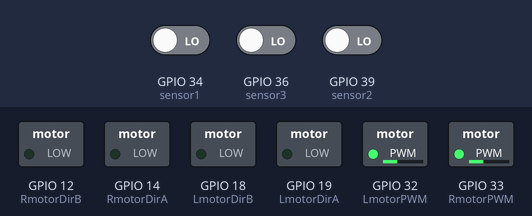
Simulated run of this sketch. Board: ESP32. On the bench: switched loads named in the sketch (green lamp = pin HIGH). The inputs (shaded band) are chosen by the test bench; at power-on: GPIO 36 (sensor3) LOW, GPIO 39 (sensor2) LOW, GPIO 34 (sensor1) LOW.

Above: at 1.2 s.
1.3 s: GPIO 36 (sensor3) driven HIGH
At 2.1 s:
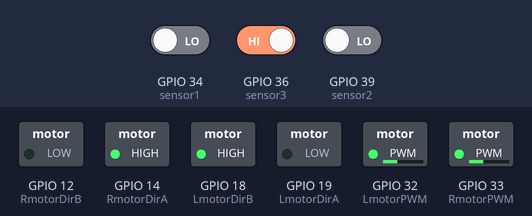
2.8 s: GPIO 39 (sensor2) driven HIGH
At 3.3 s:
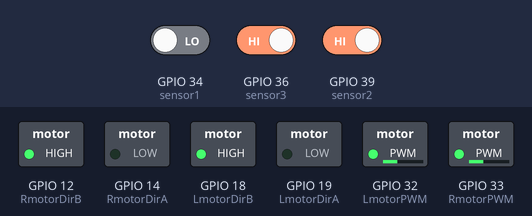
4.3 s: GPIO 39 (sensor2) driven LOW
At 5.5 s:
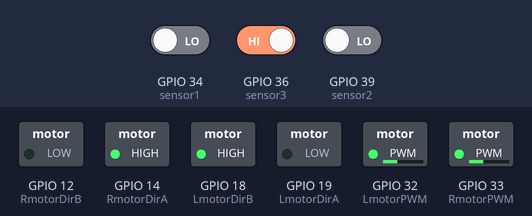
5.8 s: GPIO 34 (sensor1) driven HIGH
At 6.8 s:
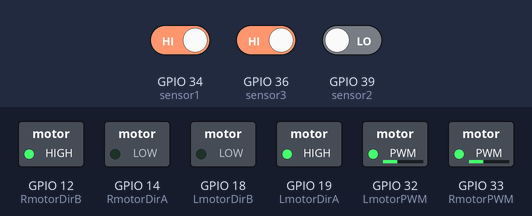
Timing chart, 0 to 8.3 s (numbered marks = the images above; inputs shaded):
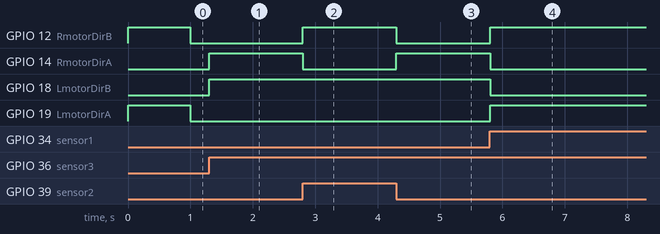

The sketch:

3D_printed_line_following_robot.ino
```cpp
const int sensor1 = 34; //P34
const int sensor2 = 39; //SVN
const int sensor3 = 36; //SVP

const int LmotorPWM = 32; //P32
const int RmotorPWM = 33; //P33

const int LmotorDirA = 19; // P19
const int LmotorDirB = 18; // P18
const int RmotorDirA = 14; // P14
const int RmotorDirB = 12; // P12

void setup() {
  Serial.begin(115200);   // Debugging

  pinMode(sensor1, INPUT);
  pinMode(sensor2, INPUT);
  pinMode(sensor3, INPUT);

  pinMode(LmotorDirA, OUTPUT);
  pinMode(LmotorDirB, OUTPUT);
  pinMode(RmotorDirA, OUTPUT);
  pinMode(RmotorDirB, OUTPUT);
  pinMode(LmotorPWM, OUTPUT);
  pinMode(RmotorPWM, OUTPUT);

  digitalWrite(LmotorDirA, LOW);
  digitalWrite(LmotorDirB, LOW);
  digitalWrite(RmotorDirA, LOW);
  digitalWrite(RmotorDirB, LOW);

  digitalWrite(LmotorPWM, LOW);
  digitalWrite(RmotorPWM, LOW);

  setSpeed(90);
}

int lastDirection = 0;
unsigned long searchStart = 0;
bool isSearching = false;

void loop() {
  //Line following logic
  bool sensor1Stat = digitalRead(sensor1);
  bool sensor2Stat = digitalRead(sensor2);
  bool sensor3Stat = digitalRead(sensor3);

  if (sensor2Stat) {
    forwards();
    lastDirection = 0;
    isSearching = false;
  } else if (sensor1Stat) {
    turnLeft();
    lastDirection = -1;
    isSearching = false;
  } else if (sensor3Stat) {
    turnRight();
    lastDirection = 1;
    isSearching = false;
  } else {  //Search for line for 1s if no sensors are detecting
    if (!isSearching) {
      searchStart = millis();
      isSearching = true;
      search();
    }

    if (millis() - searchStart < 1000) {
      search();
    } else {  //Stop searching after 1s
      stop();
    }
  }
}


// =========================
//  Motor control functions
// =========================

void forwards() {
  digitalWrite(LmotorDirA, LOW);
  digitalWrite(LmotorDirB, HIGH);
  digitalWrite(RmotorDirA, LOW);
  digitalWrite(RmotorDirB, HIGH);
}

void turnRight() {
  digitalWrite(LmotorDirA, LOW);
  digitalWrite(LmotorDirB, HIGH);
  digitalWrite(RmotorDirA, HIGH);
  digitalWrite(RmotorDirB, LOW);
}

void turnLeft() {
  digitalWrite(LmotorDirA, HIGH);
  digitalWrite(LmotorDirB, LOW);
  digitalWrite(RmotorDirA, LOW);
  digitalWrite(RmotorDirB, HIGH);
}

void setSpeed(int pwm) {
  analogWrite(LmotorPWM, pwm);
  analogWrite(RmotorPWM, pwm);
}

void stop() {
  digitalWrite(LmotorDirA, LOW);
  digitalWrite(LmotorDirB, LOW);
  digitalWrite(RmotorDirA, LOW);
  digitalWrite(RmotorDirB, LOW);
}

void search() {
  if (lastDirection == -1) {
    turnLeft();
  } else if (lastDirection == 1) {
    turnRight();
  } else {
    turnLeft(); //Default search
  }
}


// =================================
//  Utility/test functions (unused)
// =================================

void speedRampUp(int maxSpeed) {
  for(int speed = 0; speed < maxSpeed; speed++) {
    analogWrite(LmotorPWM, speed);
    analogWrite(RmotorPWM, speed);
    delay(1);
  }
}

void setSpeedLeft(int pwm) {
  analogWrite(LmotorPWM, pwm);
}
void setSpeedRight(int pwm) {
  analogWrite(RmotorPWM, pwm);
}

void backwards() {
  digitalWrite(LmotorDirA, HIGH);
  digitalWrite(LmotorDirB, LOW);
  digitalWrite(RmotorDirA, HIGH);
  digitalWrite(RmotorDirB, LOW);
}
```

Measured:
- after the input at 1.3 s, GPIO 14 (RmotorDirA), GPIO 18 (LmotorDirB): LOW → HIGH at once
- after the input at 2.8 s, GPIO 12 (RmotorDirB): LOW → HIGH at once; GPIO 14 (RmotorDirA): HIGH → LOW at once
- after the input at 4.3 s, GPIO 12 (RmotorDirB): HIGH → LOW at once; GPIO 14 (RmotorDirA): LOW → HIGH at once
- after the input at 5.8 s, GPIO 12 (RmotorDirB), GPIO 19 (LmotorDirA): LOW → HIGH at once; GPIO 14 (RmotorDirA), GPIO 18 (LmotorDirB): HIGH → LOW at once
